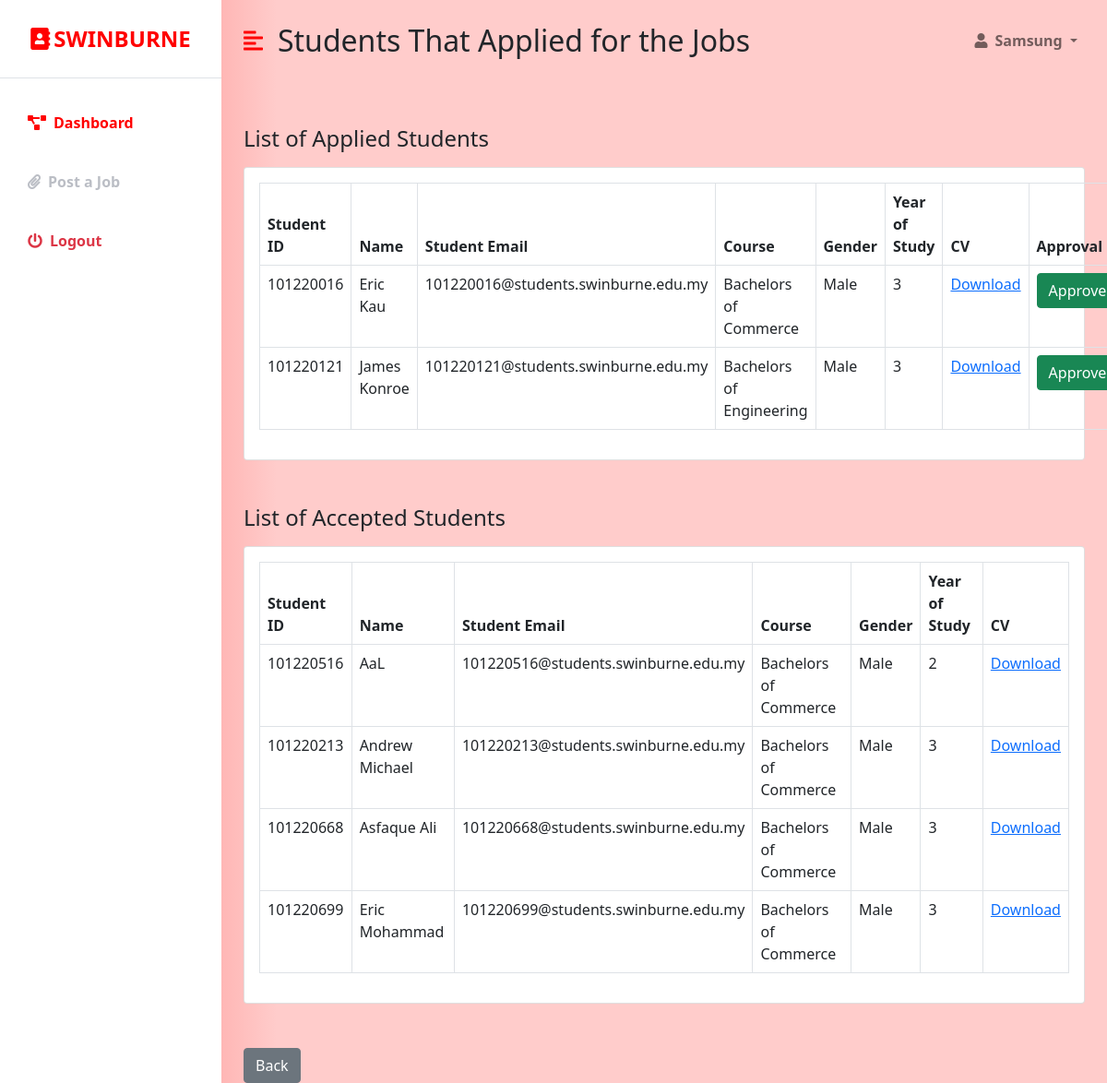
The page /in_applicants.php?data=20 (signed in) on the database as committed earlier.
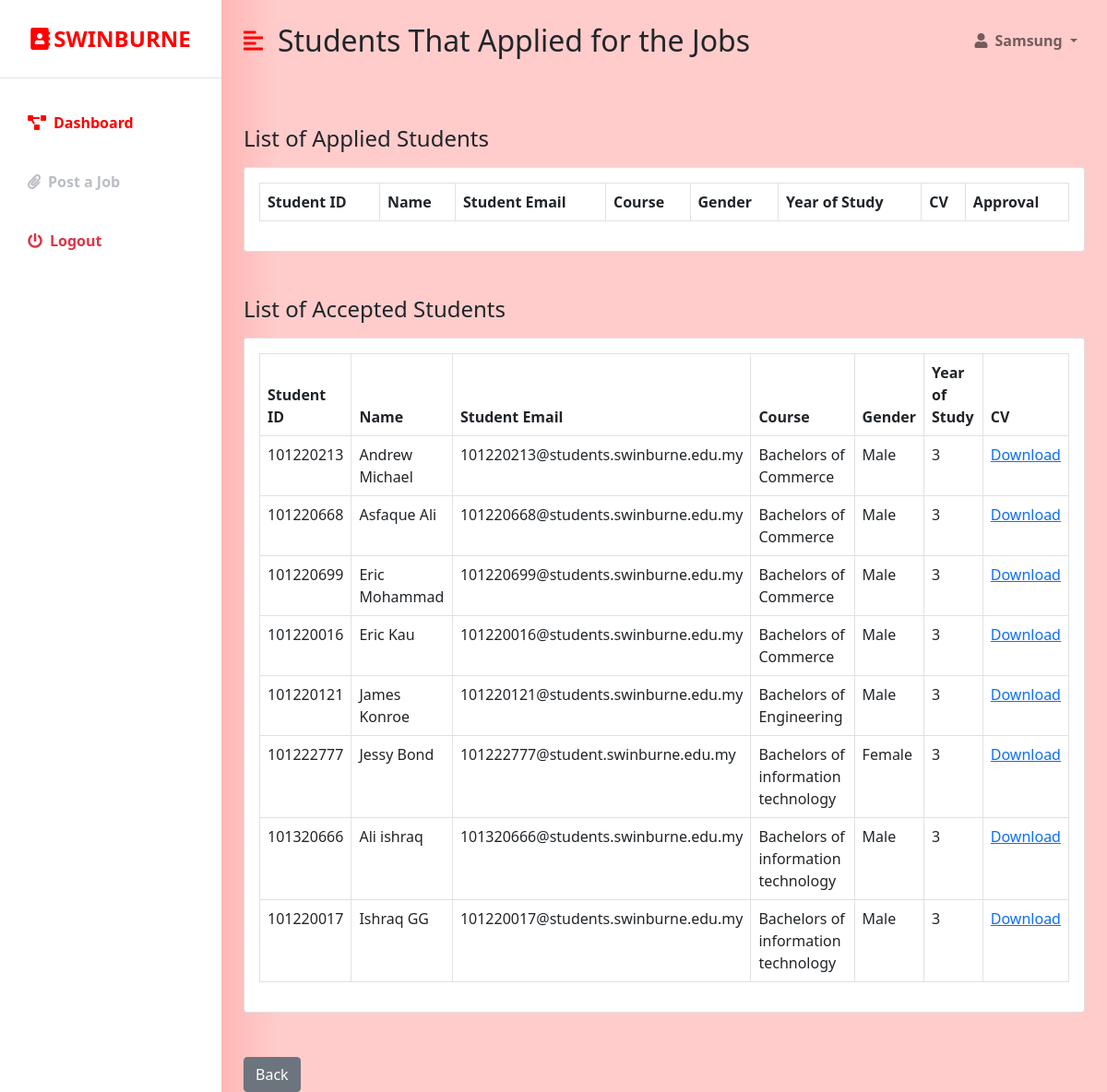
The same page on the database as committed later.
### tables this page shows
CREATE TABLE `student` (
  `STUDENT_ID` int(255) NOT NULL,
  `NAME` varchar(50) NOT NULL,
  `STUDENT_EMAIL` varchar(100) NOT NULL,
  `COURSE` varchar(50) NOT NULL,
  `ENROLL` varchar(255) DEFAULT NULL,
  `SUPERVISOR` varchar(50) DEFAULT NULL,
  `GENDER` varchar(7) NOT NULL,
  `CURRENT_RESIDENCE` varchar(100) NOT NULL,
  `CONTACT_NO` varchar(20) NOT NULL,
  `YEAR_OF_STUDY` varchar(1) NOT NULL,
  `PASSWORD` varchar(20) NOT NULL,
  `CV` varchar(30) DEFAULT NULL,
  `USERNAME` varchar(20) NOT NULL
);

### In_applicants.php (the view, shortened to what the changed rows need)
<?php
if (isset($_SESSION['company_id']) && isset($_SESSION['user_email'])) {
?>
<!DOCTYPE html>
<html lang="en">
<head>
    <link href="https://cdn.jsdelivr.net/npm/bootstrap@5.0.0-beta3/dist/css/bootstrap.min.css" rel="stylesheet" />
    <link rel="stylesheet" href="https://cdnjs.cloudflare.com/ajax/libs/font-awesome/5.15.3/css/all.min.css" />
    <link rel="stylesheet" href="styles.css" />
    <link rel="stylesheet" href="https://cdn.datatables.net/1.10.18/css/dataTables.bootstrap4.min.css">
</head>
<body>
       <?php
                                 $conn = new mysqli('localhost', 'root', '', 'ims');
                                   if(isset($_GET['data'])){
                                        $Jid =  $_GET['data'];
                                    }
                                    else{
                                        $Jid = "";
                                    }
                                 $sql = "SELECT student.STUDENT_ID,student.NAME, student.STUDENT_EMAIL, student.COURSE, student.GENDER, student.YEAR_OF_STUDY
                                        from student
                                        INNER join applicants ON student.STUDENT_ID = applicants.STUDENT_ID
                                        WHERE applicants.Job_ID =$Jid and applicants.confirmation is null";
                                $result = $conn->query($sql);
                                $sql2 = "SELECT student.STUDENT_ID,student.NAME, student.STUDENT_EMAIL, student.COURSE, student.GENDER, student.YEAR_OF_STUDY
                                        from student
                                        INNER join applicants ON student.STUDENT_ID = applicants.STUDENT_ID
                                        WHERE applicants.Job_ID =$Jid and applicants.confirmation is not null";
                                $listing = $conn ->query($sql2);
                        ?>
<div class="d-flex" id="wrapper">
        <div id="page-content-wrapper">
            <nav class="navbar navbar-expand-lg navbar-light bg-transparent py-4 px-4">
                <div class="d-flex align-items-center">
                    <h2 class="fs-2 m-0">Students That Applied for the Jobs</h2>
                </div>
            </nav>
            <div class="container-fluid px-4">
                <div class="row my-5">
                    <div class="col">
                        <div class="card">
                            <div class="card-body">
                            <form method="POST">
                                <table id="datatableid" class="table table-bordered">
                                <thead>
                                <tr>
                                    <th scope="col">Student ID</th>
                                    <th scope="col">Name</th>
                                    <th scope="col">Student Email</th>
                                    <th scope="col">Course</th>
                                    <th scope="col">Gender</th>
                                    <th scope="col">Year of Study</th>
                                    <th scope="col">CV</th>
                                    <th scope="col">Approval</th>
                                </tr>
                                </thead>
                                <tbody>
                             <?php while( $row = $result->fetch_object() ): ?>
                                <tr>
                                    <td><?php echo $row->STUDENT_ID?></td>
                                    <td><?php echo $row->NAME?></td>
                                    <td><?php echo $row->STUDENT_EMAIL?></td>
                                    <td><?php echo $row->COURSE?></td>
                                    <td><?php echo $row->GENDER?></td>
                                    <td><?php echo $row->YEAR_OF_STUDY?></td>
                                    <td><?php echo "<a href='uploads/profile".$row -> STUDENT_ID.".pdf' download>Download</a>"?></td>
                                    <td><button type="submit" name = "Apply" class="btn btn-success editbtn" value ='<?php echo $job = $row->STUDENT_ID?>'>Approve</button></td>
                              </tr>
                              <?php endwhile; ?>
                          </tbody>
                        </table>
                        </form>
                            </div>
                        </div>
                    </div>
                </div>
            </div>
            <div class="container-fluid px-4">
                <div class="row my-5">
                    <div class="col">
                        <div class="card">
                            <div class="card-body">
                            <form method="POST">
                                <table id="datatableid1" class="table table-bordered">
                                <thead>
                                <tr>
                                <th scope="col">Student ID</th>
                                 <th scope="col">Name</th>
                                 <th scope="col">Student Email</th>
                                 <th scope="col">Course</th>
                                 <th scope="col">Gender</th>
                                 <th scope="col">Year of Study</th>
                                 <th scope="col">CV</th>
                                </tr>
                                </thead>
                                <tbody>
                             <?php while( $row = $listing->fetch_object() ): ?>
                                <tr>
                                 <td><?php echo $row->STUDENT_ID?></td>
                                 <td><?php echo $row->NAME?></td>
                                 <td><?php echo $row->STUDENT_EMAIL?></td>
                                 <td><?php echo $row->COURSE?></td>
                                 <td><?php echo $row->GENDER?></td>
                                 <td><?php echo $row->YEAR_OF_STUDY?></td>
                                 <td><?php echo "<a href='uploads/profile".$row -> STUDENT_ID.".pdf' download>Download</a>"?></td>
                              </tr>
                              <?php endwhile; ?>
                          </tbody>
                        </table>
                        </form>
                            </div>
                        </div>
                    </div>
                </div>
            </div>
        </div>
    </div>
</body>
</html>
<?php
}else {
   header("Location:  industry_login.php");
}
 ?>

Rows that differ between the two databases and show on the page:
no longer on this page (row edited): student: STUDENT_ID "101220516", NAME "AaL", STUDENT_EMAIL "101220516@students.swinburne.edu.my", COURSE "Bachelors of Commerce", GENDER "Male", YEAR_OF_STUDY "2", shown under "List of Accepted Students"
changed student "Eric Kau": moves from the list under "List of Applied Students" to the list under "List of Accepted Students"
changed student "James Konroe": moves from the list under "List of Applied Students" to the list under "List of Accepted Students"
added student: STUDENT_ID "101222777", NAME "Jessy Bond", STUDENT_EMAIL "101222777@student.swinburne.edu.my", COURSE "Bachelors of information technology", GENDER "Female", YEAR_OF_STUDY "3", shown under "List of Accepted Students"
added student: STUDENT_ID "101320666", NAME "Ali ishraq", STUDENT_EMAIL "101320666@students.swinburne.edu.my", COURSE "Bachelors of information technology", GENDER "Male", YEAR_OF_STUDY "3", shown under "List of Accepted Students"
added student: STUDENT_ID "101220017", NAME "Ishraq GG", STUDENT_EMAIL "101220017@students.swinburne.edu.my", COURSE "Bachelors of information technology", GENDER "Male", YEAR_OF_STUDY "3", shown under "List of Accepted Students"
